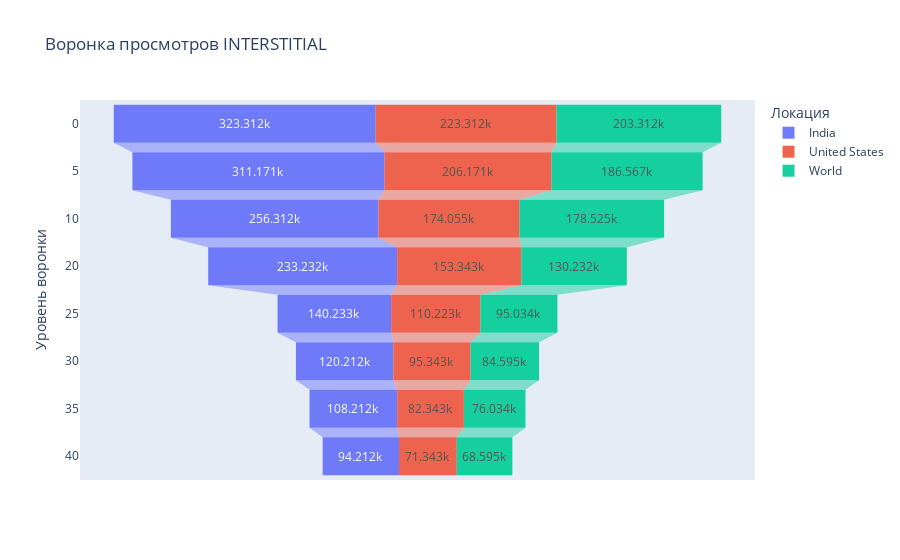

Notebook cell for this chart:
### Code cell
show_funnel_interstitial(df)

### Figure 1 — Plotly figure (JSON) as saved in the notebook; plotly's stock layout.template omitted (floating-point values rounded to 4 significant figures)
{"data": [{"hovertemplate": "Локация=India<br>Кол-во пользователей=%{x}<br>Уровень воронки=%{y}<extra></extra>", "legendgroup": "India", "marker": {"color": "#636efa"}, "name": "India", "opacity": 0.9, "orientation": "h", "showlegend": true, "type": "funnel", "x": [323312, 311171, 256312, 233232, 140233, 120212, 108212, 94212], "xaxis": "x", "y": ["0", "5", "10", "20", "25", "30", "35", "40"], "yaxis": "y"}, {"hovertemplate": "Локация=United States<br>Кол-во пользователей=%{x}<br>Уровень воронки=%{y}<extra></extra>", "legendgroup": "United States", "marker": {"color": "#EF553B"}, "name": "United States", "opacity": 0.9, "orientation": "h", "showlegend": true, "type": "funnel", "x": [223312, 206171, 174055, 153343, 110223, 95343, 82343, 71343], "xaxis": "x", "y": ["0", "5", "10", "20", "25", "30", "35", "40"], "yaxis": "y"}, {"hovertemplate": "Локация=World<br>Кол-во пользователей=%{x}<br>Уровень воронки=%{y}<extra></extra>", "legendgroup": "World", "marker": {"color": "#00cc96"}, "name": "World", "opacity": 0.9, "orientation": "h", "showlegend": true, "type": "funnel", "x": [203312, 186567, 178525, 130232, 95034, 84595, 76034, 68595], "xaxis": "x", "y": ["0", "5", "10", "20", "25", "30", "35", "40"], "yaxis": "y"}], "layout": {"legend": {"title": {"text": "Локация"}, "tracegroupgap": 0}, "title": {"text": "Воронка просмотров INTERSTITIAL"}, "xaxis": {"anchor": "y", "domain": [0, 1], "title": {"text": "Кол-во пользователей"}}, "yaxis": {"anchor": "x", "domain": [0, 1], "title": {"text": "Уровень воронки"}}}}
